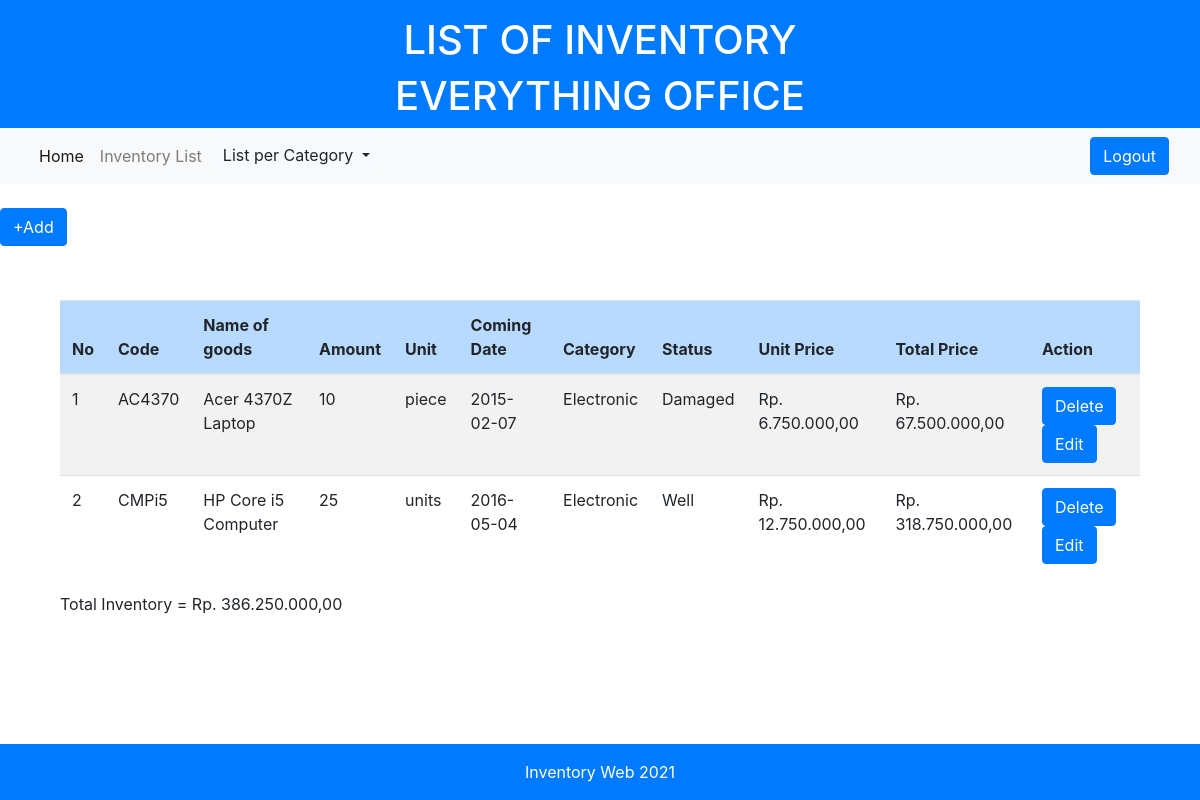
/list_category.php?category=Electronic (signed in), run on the app's committed database.
### tables this page shows
CREATE TABLE `inventory` (
  `item_id` varchar(10) NOT NULL,
  `item_name` varchar(30) NOT NULL,
  `amount` int(11) NOT NULL,
  `unit` varchar(15) NOT NULL,
  `arrival_date` date NOT NULL,
  `category` varchar(20) NOT NULL,
  `item_status` varchar(20) NOT NULL,
  `price` int(20) NOT NULL
);

### database.php (called while the page is built, shortened)
<?php
    $connect = mysqli_connect("localhost", "root", "", "responsi");
function query($query){
    global $connect;
    $result = mysqli_query($connect, $query);
    $rows = [];
    while($row = mysqli_fetch_assoc($result)){
        $rows[] = $row;
    }
    return $rows;
}
?>

### list_category.php (the view, shortened to what this page needs)
<?php
    include 'database.php';
    $category = $_GET['category'];
    $data = query("SELECT * FROM inventory WHERE category ='$category'");
    $tot_inve = 0;
?>
<!DOCTYPE html>
<html>
  <head>
    <link rel="stylesheet" href="https://cdn.jsdelivr.net/npm/bootstrap@4.5.3/dist/css/bootstrap.min.css">
  </head>
  <body>
  <footer class="bg-primary text-white">
    <div class="container">
      <div class="row pt-3">
        <div class="col text-center">
          <h1>LIST OF INVENTORY</h1>
          <h1>EVERYTHING OFFICE</h1>
        </div>
      </div>
    </div>
  </footer>
  <nav class="navbar navbar-expand-lg navbar-light bg-light">
  <div class="container-fluid">
    <div class="collapse navbar-collapse" id="navbarNavDropdown">
      <ul class="navbar-nav">
        <li class="nav-item">
          <a class="nav-link active" aria-current="page" href="index.php">Home</a>
        </li>
        <li class="nav-item">
          <a class="nav-link" href="list.php">Inventory List</a>
        </li>
        <li class="nav-item dropdown">
                <div class="dropdown">
          <button class="btn btn-light dropdown-toggle" type="button" id="dropdownMenuButton" data-toggle="dropdown" aria-haspopup="true" aria-expanded="false">
          List per Category
          </button>
        </div>
        </li>
      </ul>
    </div>
    <a class="btn btn-primary fixed-right" href="logout.php" role="button">Logout</a>
  </div>
  </nav>
  <br>
  <a href="add.php" class="btn btn-primary">+Add</a>
  <div class="container" style="padding: 30px;">
    <table class="table table-striped" id="table">
        <thead>
            <tr>
                <th class="table-primary">No</th>
                <th class="table-primary">Code</th>
                <th class="table-primary">Name of goods</th>
                <th class="table-primary">Amount</th>
                <th class="table-primary">Unit</th>
                <th class="table-primary">Coming Date</th>
                <th class="table-primary">Category</th>
                <th class="table-primary">Status</th>
                <th class="table-primary">Unit Price</th>
                <th class="table-primary">Total Price</th>
                <th class="table-primary">Action</th>
            </tr>
        </thead>
            <?php $i = 1; ?>
            <tbody>
            <?php foreach( $data as $row) : ?>
            <tr>
                <td><?= $i ?></td>
                <td><?= $row["item_id"] ?></td>
                <td><?= $row["item_name"] ?></td>
                <td><?= $row["amount"] ?></td>
                <td><?= $row["unit"] ?></td>
                <td><?= $row["arrival_date"] ?></td>
                <td><?= $row["category"] ?></td>
                <td><?= $row["item_status"] ?></td>
                <td><?php
                        $number = $row["price"];
                        $price = number_format($number, 2, ',', '.');
                        echo "Rp. " . $price;?>
                </td>
                <?php
                    $total = $row["price"] * $row["amount"];
                    $number = $total;
                    $pricepull = number_format($number, 2, ',', '.');
                    $tot_inve += $total;
                ?>
                <td>Rp. <?= $pricepull ?></td>
                <td><a href="hapus.php?item_id=<?= $row['item_id'];?>" class="btn btn-primary">Delete</a>
                <a href="ubah.php?item_id=<?= $row['item_id'];?>" class="btn btn-primary">Edit</a></td>
            </tr>
            <?php $i++; ?>
            <?php endforeach; ?>
            </tbody>
        <br>
    </table>
    Total Inventory = Rp.
                <?php
                  $number = $tot_inve;
                  $pricesopull = number_format($number, 2, ',', '.');
                ?>
                <?= $pricesopull ?>
    <br>
    <br>
    <br>
  </div>
  <footer class="bg-primary text-white fixed-bottom">
    <div class="container">
      <div class="row pt-3">
        <div class="col text-center">
          <p>Inventory Web 2021</p>
        </div>
      </div>
    </div>
  </footer>
  </body>
</html>

### data on the page
inventory: item_id "AC4370", item_name "Acer 4370Z Laptop", amount "10", unit "piece", arrival_date "2015-02-07", category "Electronic", item_status "Damaged", price "6.750.000,00", pricepull "67.500.000,00"
inventory: item_id "CMPi5", item_name "HP Core i5 Computer", amount "25", unit "units", arrival_date "2016-05-04", category "Electronic", item_status "Well", price "12.750.000,00", pricepull "318.750.000,00"

### other printed values
$pricesopull "386.250.000,00"
